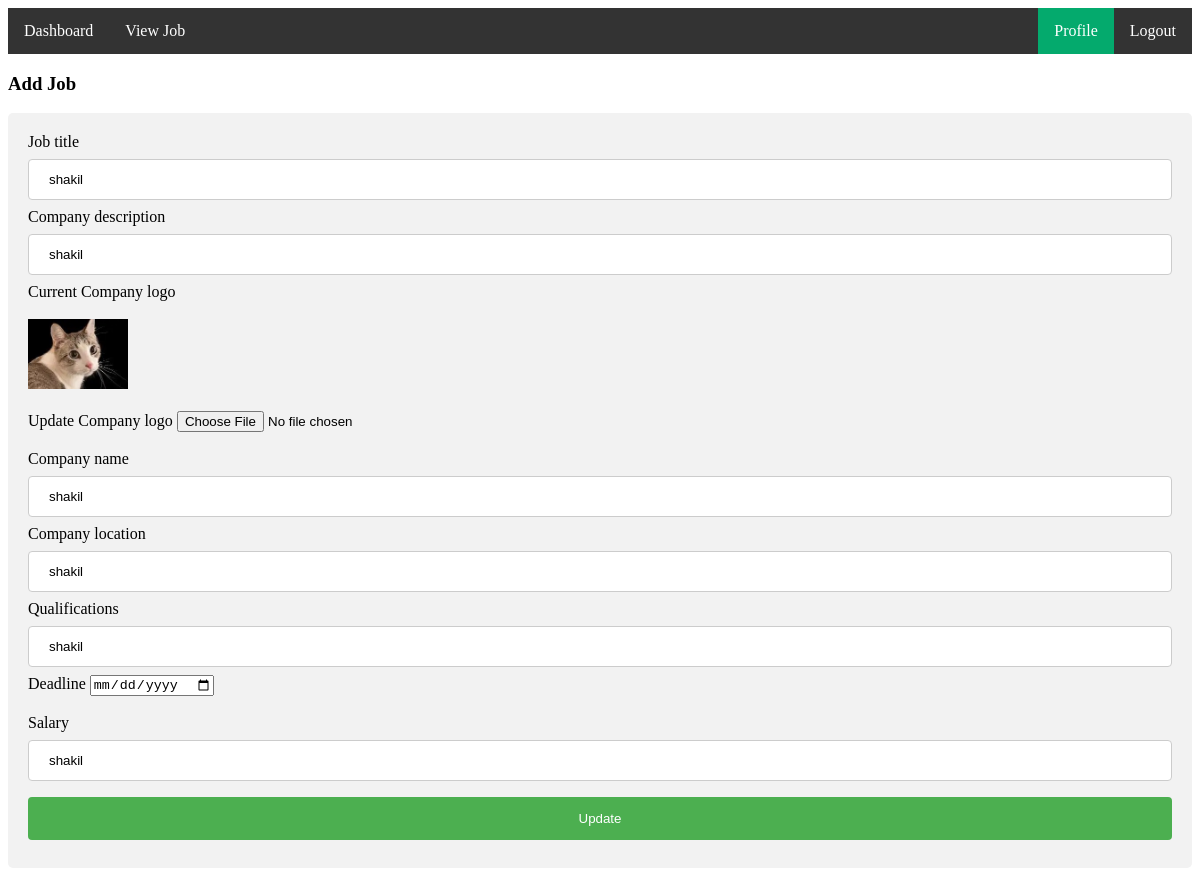
/editjob/2 (signed in), run on an earlier commit of the app's database.
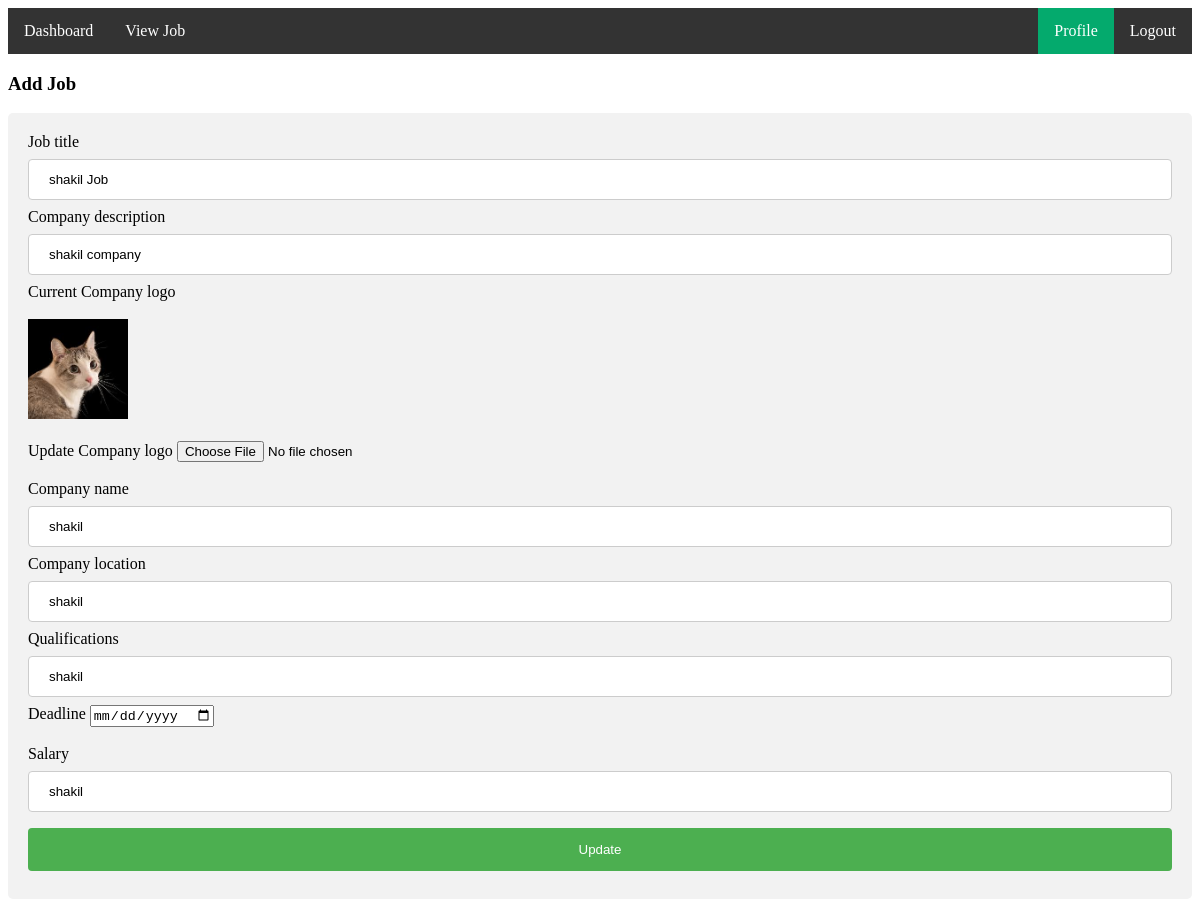
And on a later commit of the database.
### jobApp/models.py (models this page shows, shortened)
class JobModel(models.Model):
    job_title=models.CharField(max_length=100)
    company_description=models.TextField()
    company_logo=models.ImageField(upload_to='media/company_logo')
    company_name=models.CharField(max_length=100)
    company_location=models.TextField()
    qualifications=models.CharField(max_length=100)
    deadline=models.DateField()
    salary=models.CharField(max_length=100)
    created_by=models.ForeignKey(CustomUserModel,on_delete=models.CASCADE)

### jobProject/views.py (the view, shortened to what this page needs)
# urls.py: path('editjob/<str:jobid>',editjob,name='editjob'),
@login_required
def editjob(request,jobid):
    jobs=JobModel.objects.get(id=jobid)
    print(f"This is the selected job: {jobs.company_logo}")
    jobDict={
        'jobs':jobs
    }
    return render(request,'recruiter/editjob.html',jobDict)

### templates/recruiter/editjob.html (shortened to what this page needs)
{% extends 'common/base.html' %}
{% block content %}
<!DOCTYPE html>
<html>
<body>
<h3>Add Job</h3>
<div>
  <form action="{% url 'editjob' jobs.id %}" method="POST" enctype="multipart/form-data">
    <label for="fname">Job title</label>
    <input type="text" id="fname" value="{{jobs.job_title}}" name="job_title" required>
    <label for="fname">Company description</label>
    <input type="text" id="fname" value="{{jobs.company_description}}" name="company_description" required>
    <label for="fname">Current Company logo</label>
    <br><br>
    <img src="/{{jobs.company_logo}}" width="100px" alt="">
    <br><br>
    <label for="fname">Update Company logo</label>
    <input type="file" id="fname" name="company_logo">
    <br><br>
    <label for="fname">Company name</label>
    <input type="text" value="{{jobs.company_name}}" id="fname" name="company_name" required>
    <label for="fname">Company location</label>
    <input type="text" value="{{jobs.company_location}}" id="fname" name="company_location" required>
    <label for="fname">Qualifications</label>
    <input type="text" id="fname" value="{{jobs.qualifications}}" name="qualifications" required>
    <label for="fname">Deadline</label>
    <input type="date" id="fname" name="deadline" required>
    <br><br>
    <label for="fname">Salary</label>
    <input type="text" id="fname" value="{{jobs.salary}}" name="salary" required>
    <input type="submit" value="Update">
</form>
</div>
</body>
</html>
{% endblock content %}

What changed in the data, as far as the page shows it:
changed JobModel "shakil": job_title "shakil" → "shakil Job"; company_description "shakil" → "shakil company"; company_logo: a different picture
